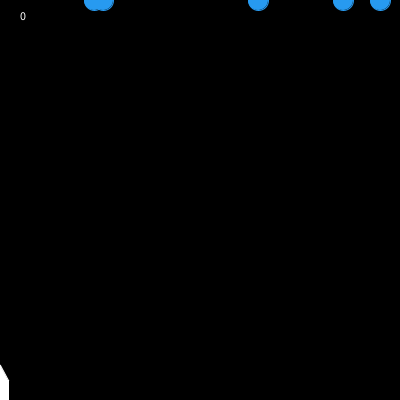
Frame 1 (no input)
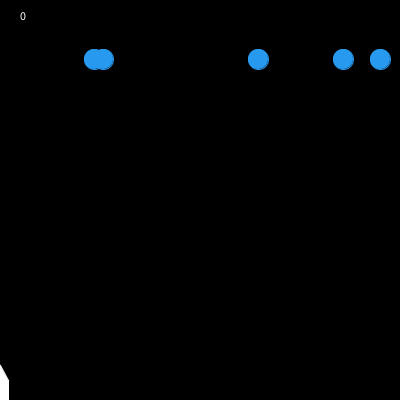
Frame 60 (the mouse pressed at the canvas centre just before this capture)
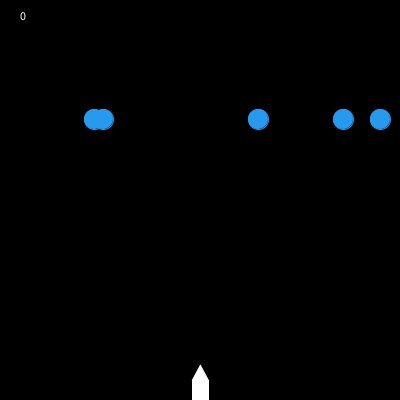
Frame 120 (the mouse held since frame 60 and released just before this capture)

The Processing sketch that drew these frames (run headless with seeded random() and noise(); from frame 60 on, the mouse is pressed at the canvas centre):

// Processing sketch: processing_98714
// ── processing_98714.pde

//Kyle Kolano

//initialise score variable
int score;
int ballSize = 20;
boolean fire = false;
boolean stopGame = false;
   
  //Initialise gameOver variable
 int gameOver = 0;
  
 //int startGame;
  int getRandomX()
   
   
 // int score;
  {
    return int(random(400));
  }
   
  int[] ballx = { getRandomX(), getRandomX(), getRandomX(), getRandomX(), getRandomX() };
  int[] bally = { 0, 0, 0, 0, 0 };
   
  void setup()
  {
     
    //Size
    size (400, 400);
    smooth ();
     
  }
   
  void draw()
  {
 
   //Game Style
    if (stopGame)
  {
    for (int i = 0; i < 5; i++)
    {
    
    bally[i] = -20;
    ballFalling();
    gameFinish();
    }
    //do nothing because of game over (stop playing)
  }
  else
  {
    background (0);
    fill(255);
    stroke (255);
    triangle(mouseX-8, 380, mouseX+8, 380, mouseX, 365);
    rect(mouseX-8,height-20,16,20);
    // display score
    fill(255);
    text(score, 20,20);
  }
    if(fire)
    {
      cannon(mouseX);
      fire = false;
    }
   
     ballFalling();
     gameFinish(); 
  }
  
  //Play the game
   
  
  void mousePressed()
  {
    fire = true;
  }
   
  void ballFalling()
  { 
    stroke(39, 154, 240);
    fill (39, 154, 240);
     
    for (int i=0; i<5; i++)
    {
      ellipse(ballx[i], bally[i]++, ballSize, ballSize);
    }
  }
   
  void cannon(int shotX)
  {
    boolean strike = false;
    for (int i = 0; i < 5; i++)
    {
      if((shotX >= (ballx[i]-ballSize/2)) && (shotX <= (ballx[i]+ballSize/2))) {
        strike = true;
        line(mouseX, 365, mouseX, bally[i]);
        ellipse(ballx[i], bally[i],
                ballSize+25, ballSize+25);
        ballx[i] = getRandomX();
        bally[i] = 0;
 
 
// update score
        score++;
      }   
    }
   
    if(strike == false)
    {
      line(mouseX, 365, mouseX, 0);
    } 
   
  }
   
    void keyPressed()
   {
     if (keyCode == SHIFT)
     {
       restart();
     }
   }
   
  //GameOver
   
  void gameFinish()
  {
    for (int i=0; i< 5; i++)
    {
      if(bally[i]==400)
      {
        background(0);
        fill(color(255,0,0));
        fill(255, 0, 0);
        textAlign(CENTER);
        text("GAME OVER", width/2, height/2);
        text("Well done! Your score was : "+ score, width/2, height/2 + 30);
        text("Press SHIFT to restart", width/2, height/2 + 50);
        stopGame = true;
        


       }
      }
      
    }
    
    void restart()
    {
       background (0);
       stroke(39, 154, 240);
       fill (39, 154, 240);
     
       for (int i=0; i<5; i++)
       {
         ellipse(ballx[i], bally[i]++, ballSize, ballSize);
       }
       score = 0;
       boolean strike = false;
       stopGame = false;
       
       
  }
   
       
    

   
